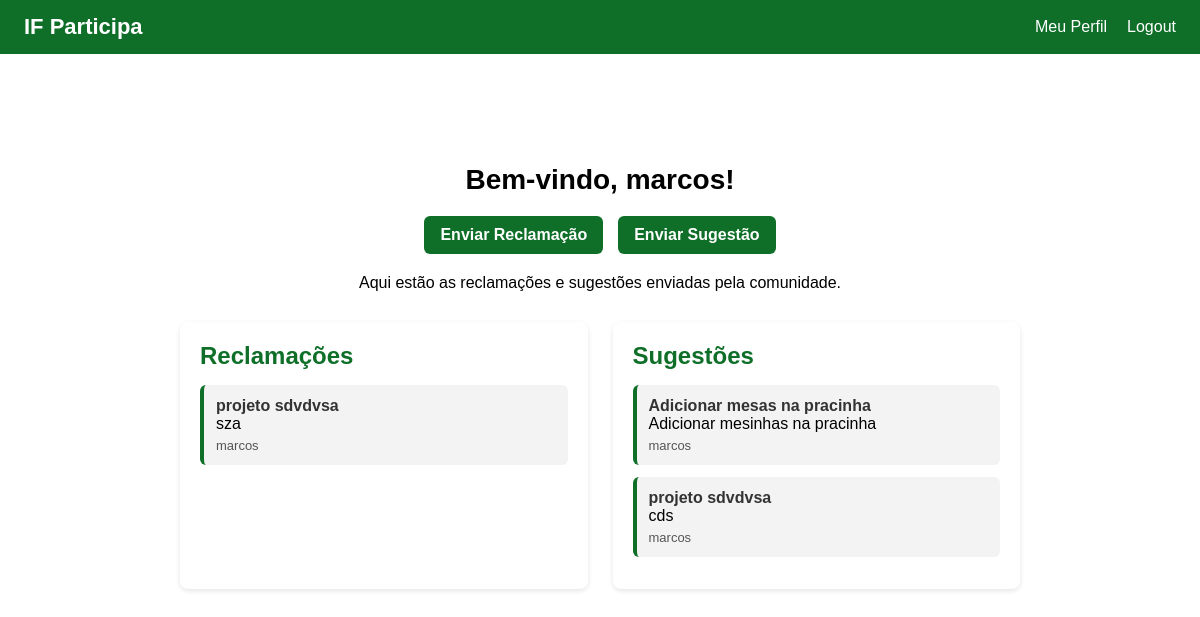
/dashboard (signed in), run on an earlier commit of the app's database.
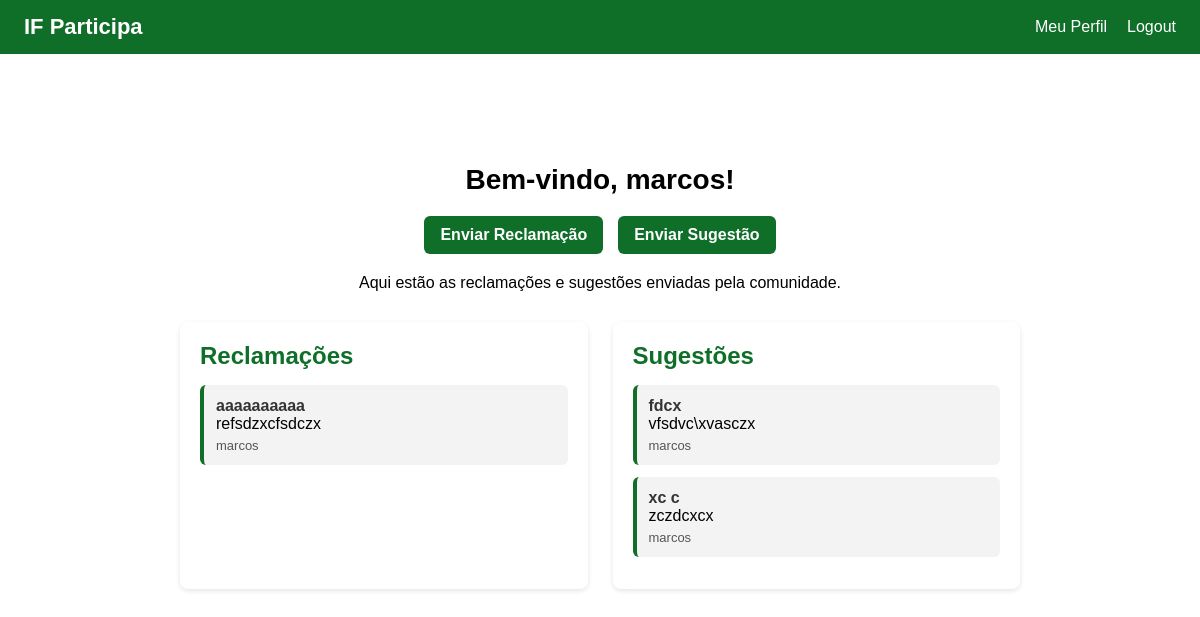
And on a later commit of the database.
### models/reclamacoes.py (models this page shows)
class Reclamacao(Base):
    __tablename__ = "reclamacoes"
    id = Column(Integer, primary_key=True)
    titulo = Column(String(150), nullable=False)
    descricao = Column(Text, nullable=False)
    autor_id = Column(Integer, ForeignKey("usuarios.id"))
    autor = relationship("Usuario", back_populates="reclamacoes")

### models/sugestoes.py (models this page shows)
class Sugestao(Base):
    __tablename__ = "sugestoes"
    id = Column(Integer, primary_key=True)
    titulo = Column(String(150), nullable=False)
    descricao = Column(Text, nullable=False)
    autor_id = Column(Integer, ForeignKey("usuarios.id"))
    autor = relationship("Usuario", back_populates="sugestoes")

### models/users.py (models this page shows)
class Usuario(Base, UserMixin):
    __tablename__ = "usuarios"
    id = Column(Integer, primary_key=True)
    nome = Column(String(120), nullable=False)
    email = Column(String(120), unique=True, nullable=False)
    senha_hash = Column(String(200), nullable=False)
    reclamacoes = relationship("Reclamacao", back_populates="autor")
    sugestoes = relationship("Sugestao", back_populates="autor")

### controllers/routes.py (the view)
@controllers_bp.route("/dashboard")
@login_required
def dashboard():
    reclamacoes = db_session.query(Reclamacao).all()
    sugestoes = db_session.query(Sugestao).all()
    return render_template(
        "dashboard.html",
        usuario=current_user,
        reclamacoes=reclamacoes,
        sugestoes=sugestoes
    )

### app.py (called while the page is built)
@login_manager.user_loader
def load_user(user_id):
    db = SessionLocal()
    from models.users import Usuario
    user = db.query(Usuario).get(int(user_id))
    db.close()
    return user

### templates/dashboard.html (shortened to what this page needs)
{% extends "base.html" %}
{% block estilos %}
<link rel="stylesheet" href="{{ url_for('static', filename='dashboard.css') }}">
{% endblock %}
{% block conteudo %}
<div class="dashboard">
    <div class="topo-dashboard">
        <h1>Bem-vindo, {{ usuario.nome }}!</h1>
        <div class="acoes">
            <a class="botao" href="{{ url_for('controllers_bp.enviar_reclamacao') }}">Enviar Reclamação</a>
            <a class="botao" href="{{ url_for('controllers_bp.enviar_sugestao') }}">Enviar Sugestão</a>
        </div>
        <p>Aqui estão as reclamações e sugestões enviadas pela comunidade.</p>
    </div>
    <div class="quadros">
        <div class="quadro">
            <h2>Reclamações</h2>
            <ul>
                {% for r in reclamacoes %}
                <li class="item">
                    <strong>{{ r.titulo }}</strong><br>
                    {{ r.descricao }}<br>
                    <span class="autor">{{ r.autor.nome }}</span>
                </li>
                {% endfor %}
            </ul>
        </div>
        <div class="quadro">
            <h2>Sugestões</h2>
            <ul>
                {% for s in sugestoes %}
                <li class="item">
                    <strong>{{ s.titulo }}</strong><br>
                    {{ s.descricao }}<br>
                    <span class="autor">{{ s.autor.nome }}</span>
                </li>
                {% endfor %}
            </ul>
        </div>
    </div>
</div>
{% endblock %}

What changed in the data, as far as the page shows it:
changed Reclamacao "marcos": titulo "projeto sdvdvsa" → "aaaaaaaaaa"; descricao "sza" → "refsdzxcfsdczx"
changed Sugestao: titulo "Adicionar mesas na pracinha" → "fdcx"; descricao "Adicionar mesinhas na pracinha" → "vfsdvc\\xvasczx"
changed Sugestao: titulo "projeto sdvdvsa" → "xc c"; descricao "cds" → "zczdcxcx"
